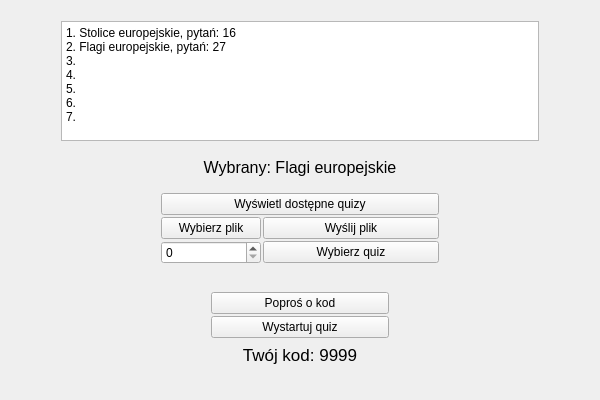
<?xml version="1.0" encoding="UTF-8"?>
<ui version="4.0">
 <class>wSetup</class>
 <widget class="QWidget" name="wSetup">
  <property name="geometry">
   <rect>
    <x>0</x>
    <y>0</y>
    <width>600</width>
    <height>400</height>
   </rect>
  </property>
  <property name="minimumSize">
   <size>
    <width>600</width>
    <height>400</height>
   </size>
  </property>
  <property name="maximumSize">
   <size>
    <width>1200</width>
    <height>800</height>
   </size>
  </property>
  <property name="windowTitle">
   <string>Łachut</string>
  </property>
  <layout class="QHBoxLayout" name="horizontalLayout_2">
   <item>
    <layout class="QHBoxLayout" name="horizontalLayout">
     <item>
      <layout class="QVBoxLayout" name="verticalLayout_4" stretch="2,0,3">
       <item>
        <layout class="QVBoxLayout" name="verticalLayout_2">
         <property name="leftMargin">
          <number>50</number>
         </property>
         <property name="topMargin">
          <number>10</number>
         </property>
         <property name="rightMargin">
          <number>50</number>
         </property>
         <item>
          <widget class="QTextBrowser" name="quizzes">
           <property name="font">
            <font>
             <family>Segoe UI</family>
            </font>
           </property>
           <property name="html">
            <string>&lt;!DOCTYPE HTML PUBLIC &quot;-//W3C//DTD HTML 4.0//EN&quot; &quot;http://www.w3.org/TR/REC-html40/strict.dtd&quot;&gt;
&lt;html&gt;&lt;head&gt;&lt;meta name=&quot;qrichtext&quot; content=&quot;1&quot; /&gt;&lt;meta charset=&quot;utf-8&quot; /&gt;&lt;style type=&quot;text/css&quot;&gt;
p, li { white-space: pre-wrap; }
hr { height: 1px; border-width: 0; }
li.unchecked::marker { content: &quot;\2610&quot;; }
li.checked::marker { content: &quot;\2612&quot;; }
&lt;/style&gt;&lt;/head&gt;&lt;body style=&quot; font-family:'Segoe UI'; font-size:9pt; font-weight:400; font-style:normal;&quot;&gt;
&lt;p style=&quot; margin-top:0px; margin-bottom:0px; margin-left:0px; margin-right:0px; -qt-block-indent:0; text-indent:0px;&quot;&gt;1. Stolice europejskie, pytań: 16&lt;/p&gt;
&lt;p style=&quot; margin-top:0px; margin-bottom:0px; margin-left:0px; margin-right:0px; -qt-block-indent:0; text-indent:0px;&quot;&gt;2. Flagi europejskie, pytań: 27&lt;/p&gt;
&lt;p style=&quot; margin-top:0px; margin-bottom:0px; margin-left:0px; margin-right:0px; -qt-block-indent:0; text-indent:0px;&quot;&gt;3.&lt;/p&gt;
&lt;p style=&quot; margin-top:0px; margin-bottom:0px; margin-left:0px; margin-right:0px; -qt-block-indent:0; text-indent:0px;&quot;&gt;4.&lt;/p&gt;
&lt;p style=&quot; margin-top:0px; margin-bottom:0px; margin-left:0px; margin-right:0px; -qt-block-indent:0; text-indent:0px;&quot;&gt;5.&lt;/p&gt;
&lt;p style=&quot; margin-top:0px; margin-bottom:0px; margin-left:0px; margin-right:0px; -qt-block-indent:0; text-indent:0px;&quot;&gt;6.&lt;/p&gt;
&lt;p style=&quot; margin-top:0px; margin-bottom:0px; margin-left:0px; margin-right:0px; -qt-block-indent:0; text-indent:0px;&quot;&gt;7.&lt;/p&gt;&lt;/body&gt;&lt;/html&gt;</string>
           </property>
          </widget>
         </item>
        </layout>
       </item>
       <item>
        <layout class="QVBoxLayout" name="verticalLayout_3">
         <property name="leftMargin">
          <number>50</number>
         </property>
         <property name="rightMargin">
          <number>50</number>
         </property>
         <item>
          <widget class="QLabel" name="label">
           <property name="minimumSize">
            <size>
             <width>0</width>
             <height>40</height>
            </size>
           </property>
           <property name="font">
            <font>
             <pointsize>12</pointsize>
            </font>
           </property>
           <property name="text">
            <string>Wybrany: Flagi europejskie</string>
           </property>
           <property name="alignment">
            <set>Qt::AlignmentFlag::AlignCenter</set>
           </property>
           <property name="wordWrap">
            <bool>false</bool>
           </property>
          </widget>
         </item>
        </layout>
       </item>
       <item>
        <layout class="QVBoxLayout" name="verticalLayout">
         <property name="spacing">
          <number>2</number>
         </property>
         <property name="leftMargin">
          <number>150</number>
         </property>
         <property name="topMargin">
          <number>0</number>
         </property>
         <property name="rightMargin">
          <number>150</number>
         </property>
         <property name="bottomMargin">
          <number>0</number>
         </property>
         <item>
          <layout class="QFormLayout" name="formLayout">
           <property name="verticalSpacing">
            <number>2</number>
           </property>
           <item row="0" column="0" colspan="2">
            <widget class="QPushButton" name="pushButton_3">
             <property name="text">
              <string>Wyświetl dostępne quizy</string>
             </property>
            </widget>
           </item>
           <item row="1" column="0">
            <widget class="QPushButton" name="pushButton_6">
             <property name="minimumSize">
              <size>
               <width>100</width>
               <height>0</height>
              </size>
             </property>
             <property name="text">
              <string>Wybierz plik</string>
             </property>
            </widget>
           </item>
           <item row="1" column="1">
            <widget class="QPushButton" name="pushButton">
             <property name="minimumSize">
              <size>
               <width>100</width>
               <height>0</height>
              </size>
             </property>
             <property name="text">
              <string>Wyślij plik</string>
             </property>
            </widget>
           </item>
           <item row="2" column="0">
            <widget class="QSpinBox" name="spinBox">
             <property name="minimumSize">
              <size>
               <width>100</width>
               <height>0</height>
              </size>
             </property>
             <property name="maximum">
              <number>9999</number>
             </property>
            </widget>
           </item>
           <item row="2" column="1">
            <widget class="QPushButton" name="pushButton_2">
             <property name="text">
              <string>Wybierz quiz</string>
             </property>
            </widget>
           </item>
          </layout>
         </item>
         <item>
          <layout class="QFormLayout" name="formLayout_2">
           <property name="verticalSpacing">
            <number>2</number>
           </property>
           <property name="leftMargin">
            <number>50</number>
           </property>
           <property name="rightMargin">
            <number>50</number>
           </property>
           <item row="0" column="0" colspan="2">
            <widget class="QPushButton" name="pushButton_4">
             <property name="text">
              <string>Poproś o kod</string>
             </property>
            </widget>
           </item>
           <item row="1" column="0" colspan="2">
            <widget class="QPushButton" name="pushButton_5">
             <property name="text">
              <string>Wystartuj quiz</string>
             </property>
            </widget>
           </item>
           <item row="3" column="0" colspan="2">
            <layout class="QVBoxLayout" name="verticalLayout_5">
             <property name="topMargin">
              <number>5</number>
             </property>
             <item>
              <widget class="QLabel" name="label_2">
               <property name="font">
                <font>
                 <pointsize>13</pointsize>
                </font>
               </property>
               <property name="text">
                <string>Twój kod: 9999</string>
               </property>
               <property name="alignment">
                <set>Qt::AlignmentFlag::AlignCenter</set>
               </property>
              </widget>
             </item>
            </layout>
           </item>
          </layout>
         </item>
        </layout>
       </item>
      </layout>
     </item>
    </layout>
   </item>
  </layout>
 </widget>
 <resources/>
 <connections/>
</ui>
